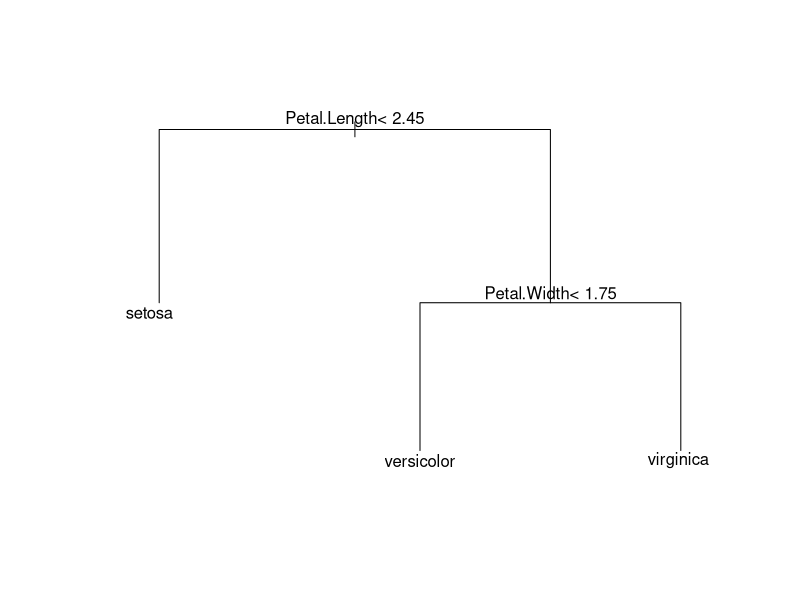
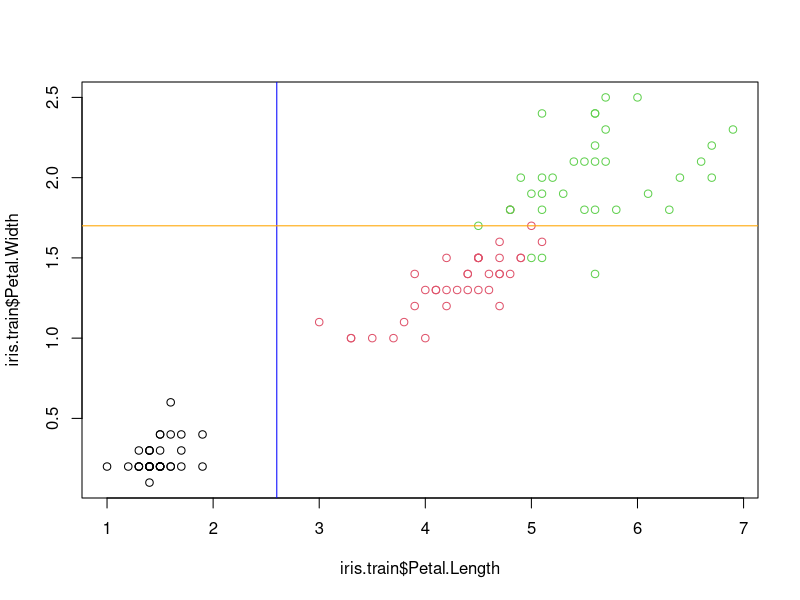
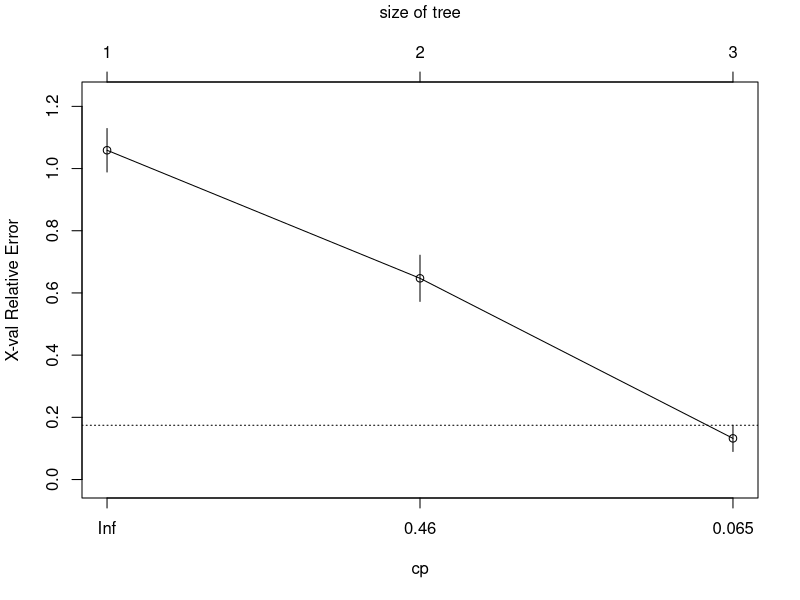

Recreate these plots in R, in order. (Note: this script raises an error after producing the figures.)
## ---- chunk 1
#install.packages("rpart")
library(rpart)
data(iris)
head(iris)

n=0.3*nrow(iris)
test.index=sample(1:nrow(iris),n)
iris.train=iris[-test.index,]
iris.test=iris[test.index,]

fit = rpart(Species ~ Sepal.Length + Sepal.Width + Petal.Length + Petal.Width, data = iris.train)
plot(fit, margin=0.1)
text(fit)

plot(iris.train$Petal.Length, iris.train$Petal.Width, col=iris.train$Species)
abline(v = 2.6, col ="blue")
abline(h = 1.7, col ="orange")

predict_one = predict(fit, iris.test[1,], type="class")
predict_one

predict_all = predict(fit, iris.test[,-5], type="class")
table(iris.test$Species, predict_all)

printcp(fit)
plotcp(fit)

confusionMatrix(table(iris.test$Species, predict_all))

## ---- chunk 2
#install.packages("party")
library(party)
data(iris)

fit2 = ctree(Species ~ Sepal.Length + Sepal.Width + Petal.Length + Petal.Width, data = iris.train)
plot(fit2, margin=0.1)

plot(iris.train$Petal.Length, iris.train$Petal.Width, col=iris.train$Species)
abline(v = 1.9, col ="blue")
abline(h = 1.7, col ="orange")
abline(v = 4.8, col ="red")

predict_all2 = predict(fit2, iris.test[,-5])
table(iris.test$Species, predict_all2)
## ---- chunk 3
#install.packages("e1071")
library(e1071)
data(iris)
head(iris)

fit3 = svm(Species ~ Sepal.Length + Sepal.Width + Petal.Length + Petal.Width, data = iris.train, type='C-classification', cost=1, gamma = 1/ncol(iris.train))

summary(fit3)

predict_all3 = predict(fit3, iris.test[,-5])
table(iris.test$Species, predict_all3)

tuned = tune.svm(Species~., data = iris.train, gamma = 10^(-3:-1), cost = 10^(-1:1))

summary(tuned)

model.tuned = svm(Species~., data = iris.train, gamma = tuned$best.parameters$gamma, cost = tuned$best.parameters$cost)

summary(model.tuned)

predictions = predict(model.tuned,iris.test[,-5])

table(iris.test$Species,predictions)

## ---- chunk 4
library(e1071)

fit4 = naiveBayes(Species ~ ., data = iris.train)

predict_all4 = predict(fit4, iris.test[,-5])
table(iris.test$Species, predict_all4)
## ---- chunk 5
data(iris)
str(iris)
plot(iris)
fit = lm(Sepal.Length ~ .,data=iris)
summary(fit)

cor(iris[1:4])
vif(fit)

fit2 = lm(Sepal.Length ~ Sepal.Width + Petal.Length + Species,data=iris)
summary(fit2)
vif(fit2)

fit3 = lm(Sepal.Length ~ Sepal.Width + Petal.Length,data=iris)
summary(fit3)
#檢查膨脹係數因子
vif(fit3)
plot(fit3)
